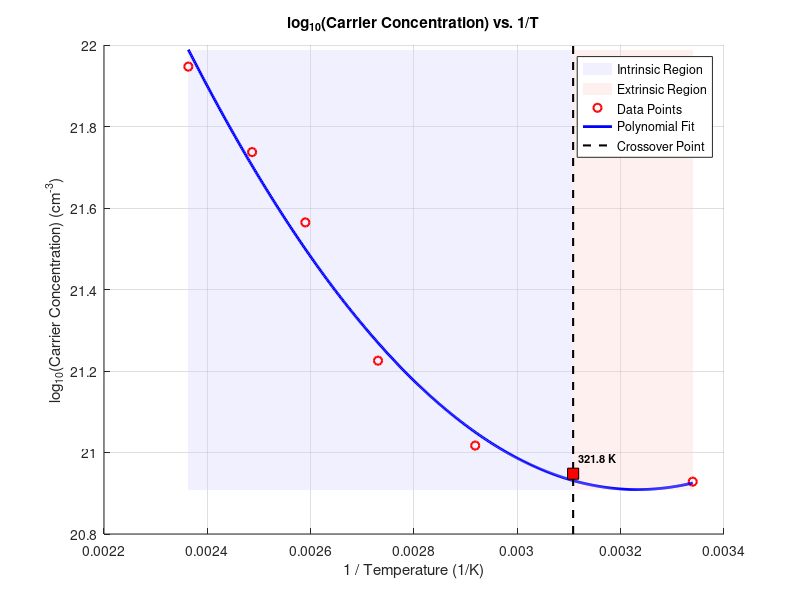

The MATLAB script that drew this image:
% The temperature data is experimentally gathered why carrier concentration
% was calculated with other measured variables
% Analysis of data determines the crossover point between intrinsic and
% extrinsic carrier concentration dominance
clc; clear; close all;

% Variables
Temperature = [150, 129, 113, 93.1, 69.5, 48.6, 26.3]; % Celsius
absTemperature = Temperature + 273.15; % Convert to Kelvin
carrierConcentration = [-8.85E+21, -5.46E+21, -3.67E+21, -1.68E+21, -1.04E+21, -8.87E+20, -8.48E+20]; % cm^-3

% Assign Variables
T = absTemperature;
n = carrierConcentration;
log_n = log10(abs(n)); % log10 of abs carrier concentration
inv_T = 1 ./ T; % 1/T

% Polynomial Fitting (Assuming two regions: intrinsic & extrinsic)
coeffs_n = polyfit(inv_T, log_n, 2);
invT_range = linspace(min(inv_T), max(inv_T), 500); % fitting range
log_nFit = polyval(coeffs_n, invT_range);           % fit carrier conc.

% Find the Approximate Crossover Point
[~, idx] = min(abs(diff(log_n))); % Find index where the rate of change is smallest
T_crossover = T(idx); % Approximate equal contribution temperature
invT_crossover = 1 / T_crossover;
log_n_crossover = log10(abs(n(idx))); % Corresponding log10(n)

% Plot log10(Carrier Concentration) vs. 1/T
figure;
hold on;
grid on;

% Shade Extrinsic Region (left of crossover)
fill([min(inv_T), invT_crossover, invT_crossover, min(inv_T)], ...
     [min(log_nFit), min(log_nFit), max(log_nFit), max(log_nFit)], ...
     [0.8 0.8 1], 'FaceAlpha', 0.3, 'EdgeColor', 'none'); % Light blue

% Shade Intrinsic Region (right of crossover)
fill([invT_crossover, max(inv_T), max(inv_T), invT_crossover], ...
     [min(log_nFit), min(log_nFit), max(log_nFit), max(log_nFit)], ...
     [1 0.8 0.8], 'FaceAlpha', 0.3, 'EdgeColor', 'none'); % Light red

% Plot Data Points and Fit
plot(inv_T, log_n, 'ro', 'MarkerSize', 6, 'LineWidth', 1.5);
plot(invT_range, log_nFit, 'b-', 'LineWidth', 2);

% Vertical Line at Crossover Point
plot([invT_crossover, invT_crossover], ylim, 'k--', 'LineWidth', 1.5);

% Annotate the Crossover Point
plot(invT_crossover, log_n_crossover, 'ks', 'MarkerSize', 8, 'MarkerFaceColor', 'r');
text(invT_crossover + 0.00001, log_n_crossover+0.04, sprintf('%.1f K', T_crossover), ...
    'Color', 'k', 'FontSize', 8, 'FontWeight', 'bold');

xlabel('1 / Temperature (1/K)');
ylabel('log_{10}(Carrier Concentration) (cm^{-3})');
title('log_{10}(Carrier Concentration) vs. 1/T');

legend('Intrinsic Region', 'Extrinsic Region', 'Data Points', 'Polynomial Fit', 'Crossover Point');

